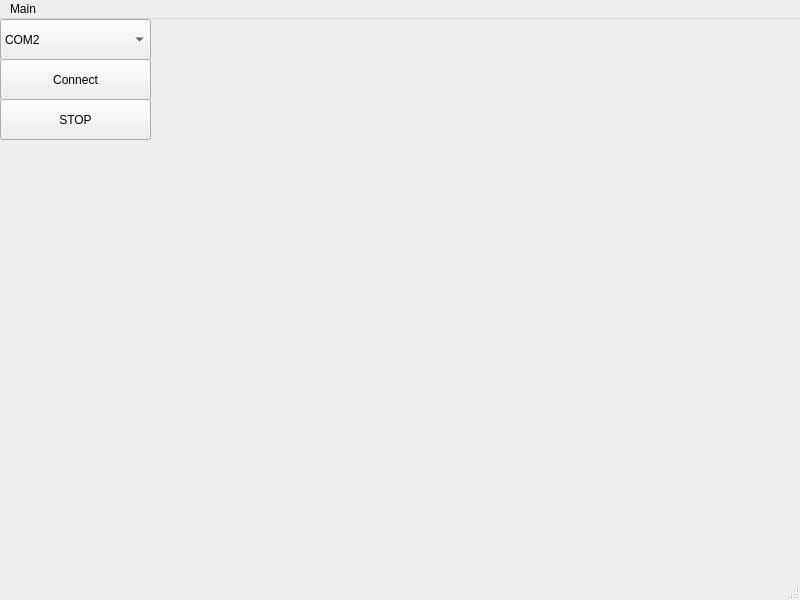
<?xml version="1.0" encoding="UTF-8"?>
<ui version="4.0">
 <class>MainWindow</class>
 <widget class="QMainWindow" name="MainWindow">
  <property name="geometry">
   <rect>
    <x>0</x>
    <y>0</y>
    <width>800</width>
    <height>600</height>
   </rect>
  </property>
  <property name="windowTitle">
   <string>MainWindow</string>
  </property>
  <widget class="QWidget" name="centralwidget">
   <widget class="QComboBox" name="comboBox">
    <property name="geometry">
     <rect>
      <x>0</x>
      <y>0</y>
      <width>151</width>
      <height>41</height>
     </rect>
    </property>
    <item>
     <property name="text">
      <string>COM2</string>
     </property>
    </item>
    <item>
     <property name="text">
      <string>COM1</string>
     </property>
    </item>
   </widget>
   <widget class="QPushButton" name="pushButton">
    <property name="geometry">
     <rect>
      <x>0</x>
      <y>40</y>
      <width>151</width>
      <height>41</height>
     </rect>
    </property>
    <property name="text">
     <string>Connect</string>
    </property>
   </widget>
   <widget class="QPushButton" name="pushButton_2">
    <property name="geometry">
     <rect>
      <x>0</x>
      <y>80</y>
      <width>151</width>
      <height>41</height>
     </rect>
    </property>
    <property name="text">
     <string>STOP</string>
    </property>
   </widget>
  </widget>
  <widget class="QMenuBar" name="menubar">
   <property name="geometry">
    <rect>
     <x>0</x>
     <y>0</y>
     <width>800</width>
     <height>33</height>
    </rect>
   </property>
   <widget class="QMenu" name="menuMain">
    <property name="title">
     <string>Main</string>
    </property>
   </widget>
   <addaction name="menuMain"/>
  </widget>
  <widget class="QStatusBar" name="statusbar"/>
 </widget>
 <resources/>
 <connections/>
</ui>
